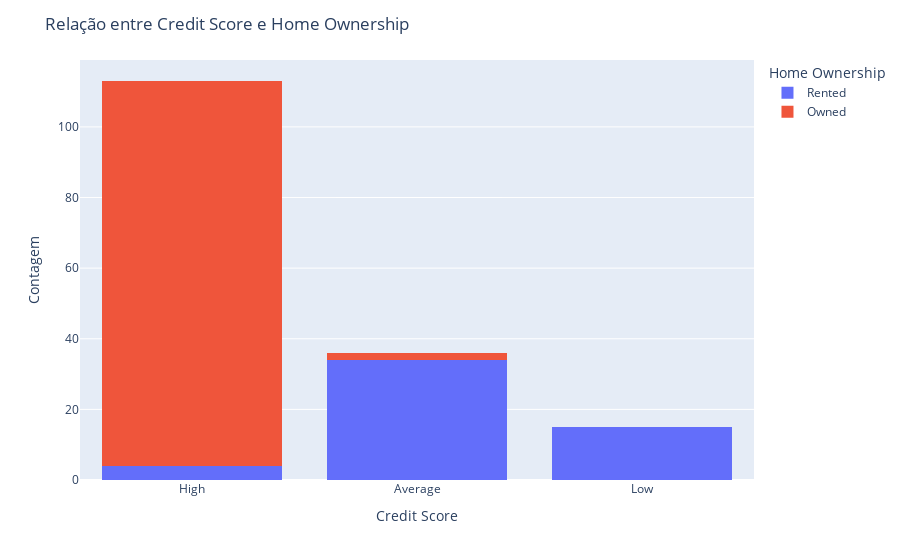

Write notebook code for a chart like this one.
### Code cell
# Relação entre Home Ownership e Credit Score
fig = px.histogram(df, x='Credit Score', color='Home Ownership', barmode='stack')

# Layout
fig.update_layout(title='Relação entre Credit Score e Home Ownership',
                  xaxis_title='Credit Score',
                  yaxis_title='Contagem',
                  legend_title='Home Ownership')
fig.show()

# Sim, clientes que possuem credit score alto predominantemente possuem casa própria, enquanto os clientes que não possuem casa própria tendem a ter credit score baixo ou médio.

### Figure 1 — Plotly figure (JSON) as saved in the notebook; plotly's stock layout.template omitted (floating-point values rounded to 4 significant figures)
{"data": [{"alignmentgroup": "True", "bingroup": "x", "hovertemplate": "Home Ownership=Rented<br>Credit Score=%{x}<br>count=%{y}<extra></extra>", "legendgroup": "Rented", "marker": {"color": "#636efa", "pattern": {"shape": ""}}, "name": "Rented", "offsetgroup": "Rented", "orientation": "v", "showlegend": true, "type": "histogram", "x": ["High", "Average", "Average", "Low", "Average", "Low", "Average", "Low", "Average", "Average", "Average", "Average", "Low", "Average", "Low", "Average", "Low", "Average", "Average", "Average", "Average", "Average", "Low", "Average", "Low", "Average", "Low", "Average", "Average", "Average", "Average", "Average", "Low", "Average", "Low", "Average", "Low", "Average", "Average", "Average", "Average", "High", "High", "High", "Average", "Average", "Average", "Low", "Average", "Low", "Average", "Low", "Average"], "xaxis": "x", "yaxis": "y"}, {"alignmentgroup": "True", "bingroup": "x", "hovertemplate": "Home Ownership=Owned<br>Credit Score=%{x}<br>count=%{y}<extra></extra>", "legendgroup": "Owned", "marker": {"color": "#EF553B", "pattern": {"shape": ""}}, "name": "Owned", "offsetgroup": "Owned", "orientation": "v", "showlegend": true, "type": "histogram", "x": ["High", "High", "High", "High", "High", "High", "High", "High", "High", "High", "High", "High", "High", "High", "High", "High", "High", "High", "High", "High", "High", "High", "High", "High", "High", "High", "High", "High", "High", "High", "High", "High", "High", "High", "High", "High", "High", "High", "High", "High", "High", "High", "High", "High", "High", "High", "High", "High", "High", "High", "High", "High", "High", "High", "High", "High", "High", "High", "High", "High", "High", "High", "High", "High", "High", "High", "High", "High", "High", "High", "High", "High", "High", "High", "High", "High", "High", "High", "High", "High", "High", "High", "High", "High", "High", "High", "High", "High", "High", "Average", "Average", "High", "High", "High", "High", "High", "High", "High", "High", "High", "High", "High", "High", "High", "High", "High", "High", "High", "High", "High", "High"], "xaxis": "x", "yaxis": "y"}], "layout": {"autosize": true, "barmode": "stack", "legend": {"title": {"text": "Home Ownership"}, "tracegroupgap": 0}, "margin": {"t": 60}, "title": {"text": "Relação entre Credit Score e Home Ownership"}, "xaxis": {"anchor": "y", "autorange": true, "domain": [0, 1], "range": [-0.5, 2.5], "title": {"text": "Credit Score"}, "type": "category"}, "yaxis": {"anchor": "x", "autorange": true, "domain": [0, 1], "range": [0, 118.9], "title": {"text": "Contagem"}}}}
